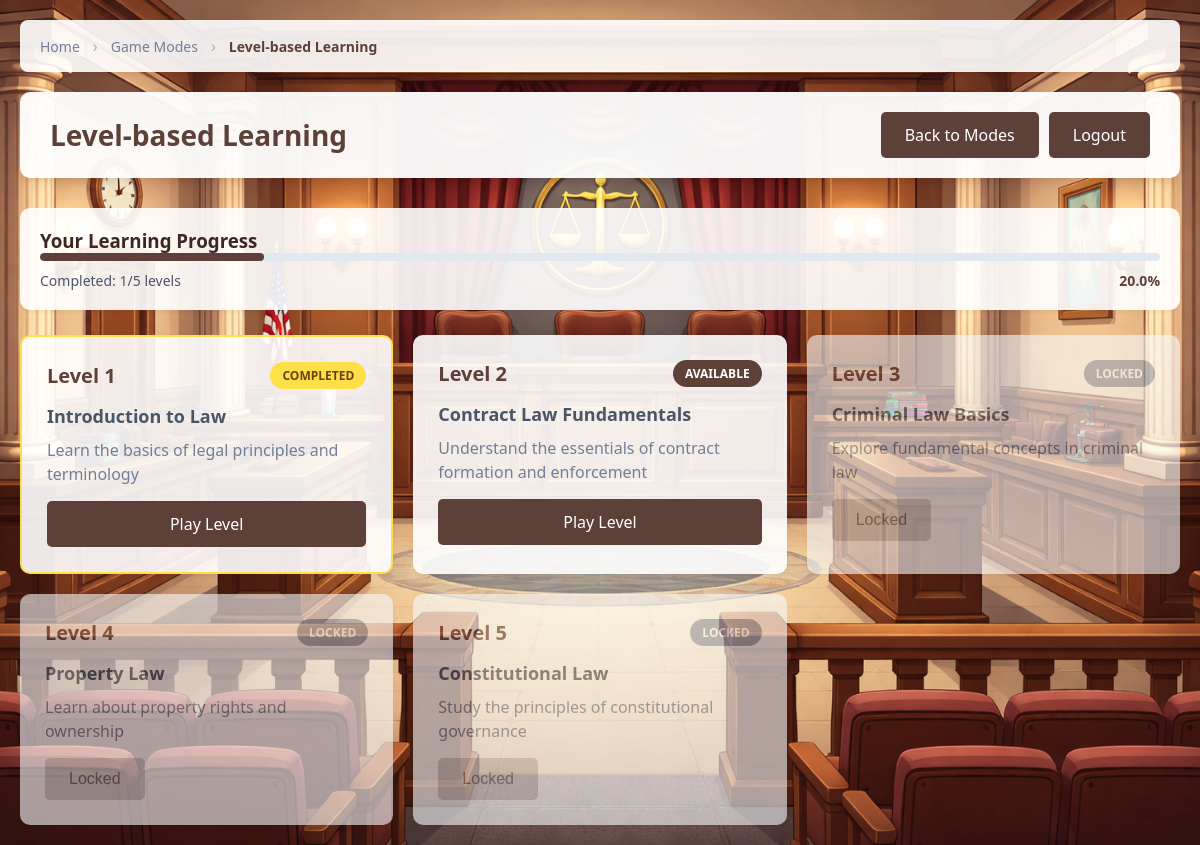
Page /levels (signed in) on the committed database.
### tables this page shows
CREATE TABLE levels (
            id INTEGER PRIMARY KEY AUTOINCREMENT,
            level_number INTEGER UNIQUE NOT NULL,
            title TEXT NOT NULL,
            description TEXT,
            created_at TIMESTAMP DEFAULT CURRENT_TIMESTAMP
        );

### app.py (the view)
@app.route('/levels')
def levels():
    try:
        if 'user_id' not in session:
            return redirect(url_for('login'))
        user_id = session['user_id']
        conn = get_db_connection()
        if conn:
            try:
                cursor = conn.cursor()
                cursor.execute("SELECT id, level_number, title, description FROM levels ORDER BY level_number")
                all_levels = [dict(row) for row in cursor.fetchall()]
                cursor.execute("SELECT level_id FROM user_progress WHERE user_id = ? AND completed = 1", (user_id,))
                completed_levels = {dict(row)['level_id'] for row in cursor.fetchall()}
                levels_data = []
                for level in all_levels:
                    level_id = level['id']
                    level_num = level['level_number']
                    if level_num == 1:
                        unlocked = True
                    else:
                        prev_level = next((l for l in all_levels if l['level_number'] == level_num - 1), None)
                        unlocked = prev_level['id'] in completed_levels if prev_level else False
                    levels_data.append({
                        'id': level_id,
                        'level_number': level_num,
                        'title': level['title'],
                        'description': level['description'],
                        'unlocked': unlocked,
                        'completed': level_id in completed_levels
                    })
                return render_template('levels.html', levels=levels_data)
            except Exception as e:
                print(f"Levels query error: {e}")
                flash('Error loading levels')
            finally:
                conn.close()
        return redirect(url_for('mode_select'))
    except Exception as e:
        print(f"Levels route error: {e}")
        return redirect(url_for('mode_select'))

### app.py (called while the page is built)
def get_db_connection():
    try:
        print(f"Attempting to connect to database: {DB_FILE}")
        if not os.path.exists(DB_FILE):
            print(f"Database not found, creating at {DB_FILE}")
            from init_db import init_database
            init_database()
        conn = sqlite3.connect(DB_FILE, check_same_thread=False)
        conn.row_factory = sqlite3.Row
        print("Database connection successful")
        cursor = conn.cursor()
        cursor.execute("SELECT COUNT(*) FROM users")
        user_count = cursor.fetchone()[0]
        print(f"Database has {user_count} users")
        return conn
    except Exception as e:
        print(f"Database connection error: {e}")
        return None

### templates/levels.html (shortened to what this page needs)
<!DOCTYPE html>
<html lang="en">
<head>
    <link rel="stylesheet" href="{{ url_for('static', filename='style.css') }}">
</head>
<body>
    <div class="container">
        <nav class="breadcrumb">
            <a href="{{ url_for('index') }}" class="breadcrumb-item">Home</a>
            <span class="breadcrumb-separator">›</span>
            <a href="{{ url_for('mode_select') }}" class="breadcrumb-item">Game Modes</a>
            <span class="breadcrumb-separator">›</span>
            <span class="breadcrumb-item active">Level-based Learning</span>
        </nav>
        <div class="header">
            <h1>Level-based Learning</h1>
            <div class="header-links">
                <a href="{{ url_for('mode_select') }}" class="btn btn-secondary">Back to Modes</a>
                <a href="{{ url_for('logout') }}" class="btn btn-secondary">Logout</a>
            </div>
        </div>
        <div class="progress-container">
            <h3>Your Learning Progress</h3>
            <div class="progress-bar">
                {% set completed_count = levels | selectattr('completed') | list | length %}
                {% set total_count = levels | length %}
                {% set progress_percentage = (completed_count / total_count * 100) | round(0) %}
                <div class="progress-fill" style="width: {{ progress_percentage }}%"></div>
            </div>
            <div class="progress-text">
                <span>Completed: {{ completed_count }}/{{ total_count }} levels</span>
                <span class="progress-percentage">{{ progress_percentage }}%</span>
            </div>
        </div>
        <div class="levels-grid">
            {% for level in levels %}
                <div class="level-card {% if not level.unlocked %}locked{% endif %} {% if level.completed %}completed{% endif %}">
                    <div class="level-header">
                        <h3>Level {{ level.level_number }}</h3>
                        {% if level.completed %}
                            <span class="badge badge-success">Completed</span>
                        {% elif not level.unlocked %}
                            <span class="badge badge-locked">Locked</span>
                        {% else %}
                            <span class="badge badge-available">Available</span>
                        {% endif %}
                    </div>
                    <h4>{{ level.title }}</h4>
                    <p>{{ level.description }}</p>
                    {% if level.unlocked %}
                        <a href="{{ url_for('play_level', level_id=level.id) }}" class="btn btn-primary">Play Level</a>
                    {% else %}
                        <button class="btn btn-disabled" disabled>Locked</button>
                    {% endif %}
                </div>
            {% endfor %}
        </div>
    </div>
</body>
</html>

### static/style.css (style rules this page uses)
:root { --primary-walnut: #5D4037; --primary-walnut-hover: #4E342E; --secondary-brass: #B8860B; --secondary-brass-light: #D4A574; --text-parchment: #3E2723; --card-parchment: #FAF7F0; --warm-beige: #F5E6D3; --border-walnut: #8D6E63; }
* { margin: 0; padding: 0; box-sizing: border-box; }
body { font-family: 'Segoe UI', Tahoma, Geneva, Verdana, sans-serif; background-image: url('../static/courtroom.png'); background-size: cover; background-position: center; background-attachment: fixed; background-repeat: no-repeat; min-height: 100vh; padding: 20px; color: var(--text-parchment); }
.container { max-width: 1200px; margin: 0 auto; }
.header { background: rgba(255, 255, 255, 0.95); padding: 20px 30px; border-radius: 10px; margin-bottom: 30px; box-shadow: 0 4px 8px rgba(0, 0, 0, 0.1); display: flex; justify-content: space-between; align-items: center; flex-wrap: wrap; gap: 15px; }
.header h1 { color: var(--primary-walnut); font-size: 28px; }
.header-links { display: flex; gap: 10px; }
.btn { padding: 12px 24px; border: none; border-radius: 5px; font-size: 16px; font-weight: 500; cursor: pointer; text-decoration: none; display: inline-block; transition: all 0.3s; text-align: center; }
.btn-primary { background: var(--primary-walnut); color: white; width: 100%; }
.btn-secondary { background: var(--primary-walnut); color: white; border: none; }
.btn-disabled { background: #ccc; color: #666; cursor: not-allowed; }
.levels-grid { display: grid; grid-template-columns: repeat(auto-fill, minmax(300px, 1fr)); gap: 20px; }
.level-card { background: rgba(255, 255, 255, 0.9); padding: 25px; border-radius: 10px; box-shadow: 0 2px 4px rgba(0, 0, 0, 0.05); transition: all 0.3s; }
.level-card.locked { opacity: 0.6; background: #f7fafc; }
.level-card.completed { border: 2px solid #fde047; }
.level-header { display: flex; justify-content: space-between; align-items: center; margin-bottom: 15px; }
.level-header h3 { color: var(--primary-walnut); font-size: 20px; }
.level-card h4 { color: #4a5568; margin-bottom: 10px; font-size: 18px; }
.level-card p { color: #718096; margin-bottom: 15px; line-height: 1.5; }
.badge { padding: 5px 12px; border-radius: 20px; font-size: 12px; font-weight: 600; text-transform: uppercase; }
.badge-success { background: #fde047; color: #713f12; }
.badge-locked { background: #94a3b8; color: white; }
.badge-available { background: var(--primary-walnut); color: white; }
.breadcrumb { background: rgba(255, 255, 255, 0.9); padding: 15px 20px; border-radius: 8px; margin-bottom: 20px; display: flex; align-items: center; flex-wrap: wrap; gap: 8px; box-shadow: 0 2px 4px rgba(0, 0, 0, 0.05); }
.breadcrumb-item { color: #718096; font-size: 14px; text-decoration: none; transition: color 0.3s; }
.breadcrumb-item.active { color: var(--primary-walnut); font-weight: 600; }
.breadcrumb-separator { color: #a0aec0; margin: 0 5px; }
.progress-container { background: rgba(255, 255, 255, 0.9); padding: 20px; border-radius: 10px; margin-bottom: 25px; box-shadow: 0 2px 4px rgba(0, 0, 0, 0.05); }
.progress-bar { background: #e2e8f0; height: 8px; border-radius: 10px; overflow: hidden; margin-bottom: 10px; }
.progress-fill { background: var(--primary-walnut); height: 100%; border-radius: 10px; transition: width 0.5s ease-in-out; }
.progress-text { display: flex; justify-content: space-between; align-items: center; font-size: 14px; color: #4a5568; }
.progress-percentage { font-weight: 600; color: var(--primary-walnut); }
.btn, .mode-card, .level-card, .scenario-card, .chapter-card { transition: all 0.3s cubic-bezier(0.4, 0, 0.2, 1); }
.js-enhanced .btn { transition: all 0.3s cubic-bezier(0.4, 0, 0.2, 1); }

### rows in the picture
levels: level_number "1", shows "COMPLETED", title "Introduction to Law", description "Learn the basics of legal principles and terminology"
levels: level_number "2", shows "AVAILABLE", title "Contract Law Fundamentals", description "Understand the essentials of contract formation and enforcement"
levels: level_number "3", shows "LOCKED", title "Criminal Law Basics", description "Explore fundamental concepts in criminal law", shows "Locked"
levels: level_number "4", shows "LOCKED", title "Property Law", description "Learn about property rights and ownership", shows "Locked"
levels: level_number "5", shows "LOCKED", title "Constitutional Law", description "Study the principles of constitutional governance", shows "Locked"

### other values in the picture
{{ completed_count }} "1"
{{ total_count }} "5"
{{ progress_percentage }} "20.0"
